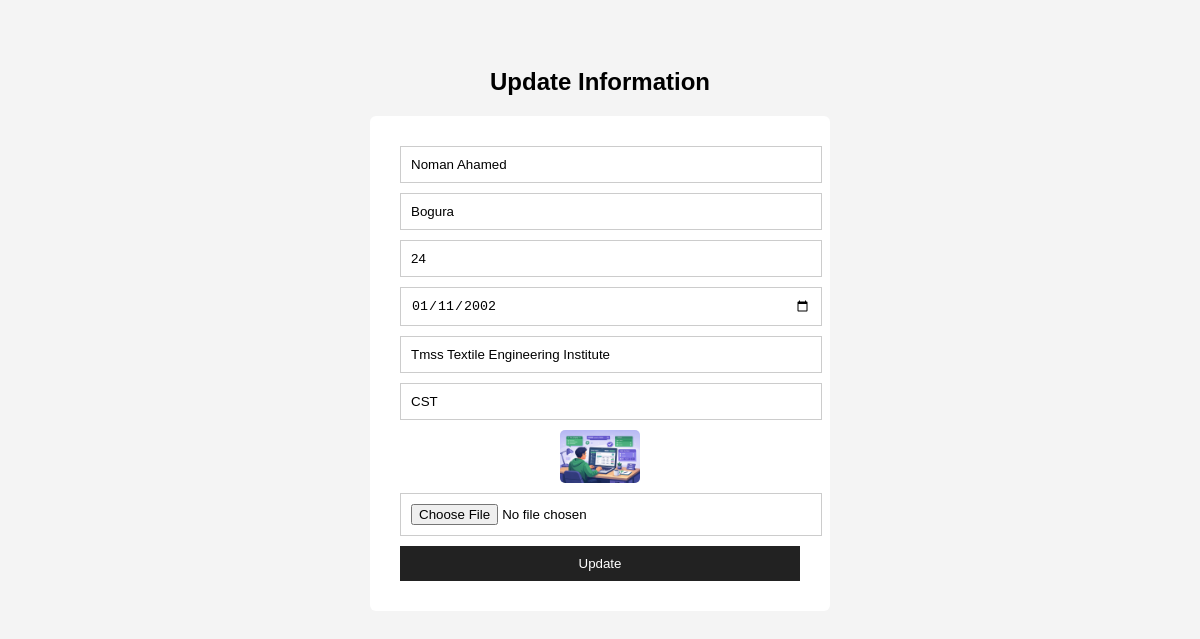
The app's page /update/2/ with its own data.
### myApp/models.py (models this page shows, shortened)
class AboutModel(models.Model):
    name = models.CharField( max_length=100, null=True)
    Address=models.CharField( max_length=50, null=True)
    Age= models.CharField( max_length=10, null=True)
    date_of_birth=models.DateField(null=True)
    Education= models.CharField( max_length=50, null=True)
    department=models.CharField( max_length=50, null=True)
    image=models.ImageField(
     upload_to="Pictures",  null=True)

### myApp/views.py (the view, shortened to what this page needs)
# urls.py: path('update/<int:id>/',about_update, name='about_update'),
def about_update(request, id):
    data = get_object_or_404(AboutModel, id=id)
    return render(request, 'about_update.html', {'data': data})

### myApp/templates/about_update.html (shortened to what this page needs)
<!DOCTYPE html>
<html>
<head>
</head>
<body>
<h2>Update Information</h2>
<form method="POST" enctype="multipart/form-data">
<input type="text" name="name" value="{{ data.name }}">
<input type="text" name="Address" value="{{ data.Address }}">
<input type="number" name="Age" value="{{ data.Age }}">
<input type="date" name="date_of_birth" value="{{ data.date_of_birth|date:'Y-m-d' }}">
<input type="text" name="Education" value="{{ data.Education }}">
<input type="text" name="department" value="{{ data.department }}">
<img src="{{ data.image.url }}" width="80">
<input type="file" name="image">
<button type="submit">Update</button>
</form>
</body>
</html>

### myApp/templates/about_update.html (style rules this page uses)
body { font-family:Arial; background:#f4f4f4; padding:40px; }
h2 { text-align:center; }
form { width:400px; margin:auto; background:white; padding:30px; border-radius:6px; }
input { width:100%; padding:10px; margin-bottom:10px; border:1px solid #ccc; }
button { width:100%; padding:10px; background:#222; color:white; border:none; }
img { display:block; margin:auto; margin-bottom:10px; border-radius:5px; }

### records on screen
AboutModel: name "Noman Ahamed", Address "Bogura", Age "24", date_of_birth "01/11/2002", Education "Tmss Textile Engineering Institute", department "CST", image (picture)
